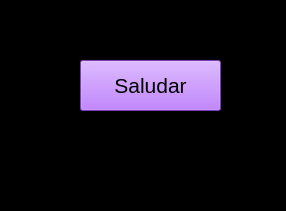
<?xml version="1.0" encoding="UTF-8"?>
<ui version="4.0">
 <class>MainWindow</class>
 <widget class="QMainWindow" name="MainWindow">
  <property name="geometry">
   <rect>
    <x>0</x>
    <y>0</y>
    <width>286</width>
    <height>211</height>
   </rect>
  </property>
  <property name="windowTitle">
   <string>MainWindow</string>
  </property>
  <property name="styleSheet">
   <string notr="true">background-color: rgb(0, 0, 0);</string>
  </property>
  <widget class="QWidget" name="centralwidget">
   <widget class="QPushButton" name="btn_saludar">
    <property name="geometry">
     <rect>
      <x>80</x>
      <y>60</y>
      <width>141</width>
      <height>51</height>
     </rect>
    </property>
    <property name="font">
     <font>
      <pointsize>16</pointsize>
     </font>
    </property>
    <property name="styleSheet">
     <string notr="true">background-color: rgb(170, 85, 255);</string>
    </property>
    <property name="text">
     <string>Saludar</string>
    </property>
   </widget>
  </widget>
  <widget class="QMenuBar" name="menubar">
   <property name="geometry">
    <rect>
     <x>0</x>
     <y>0</y>
     <width>286</width>
     <height>21</height>
    </rect>
   </property>
  </widget>
  <widget class="QStatusBar" name="statusbar"/>
 </widget>
 <resources/>
 <connections/>
</ui>
